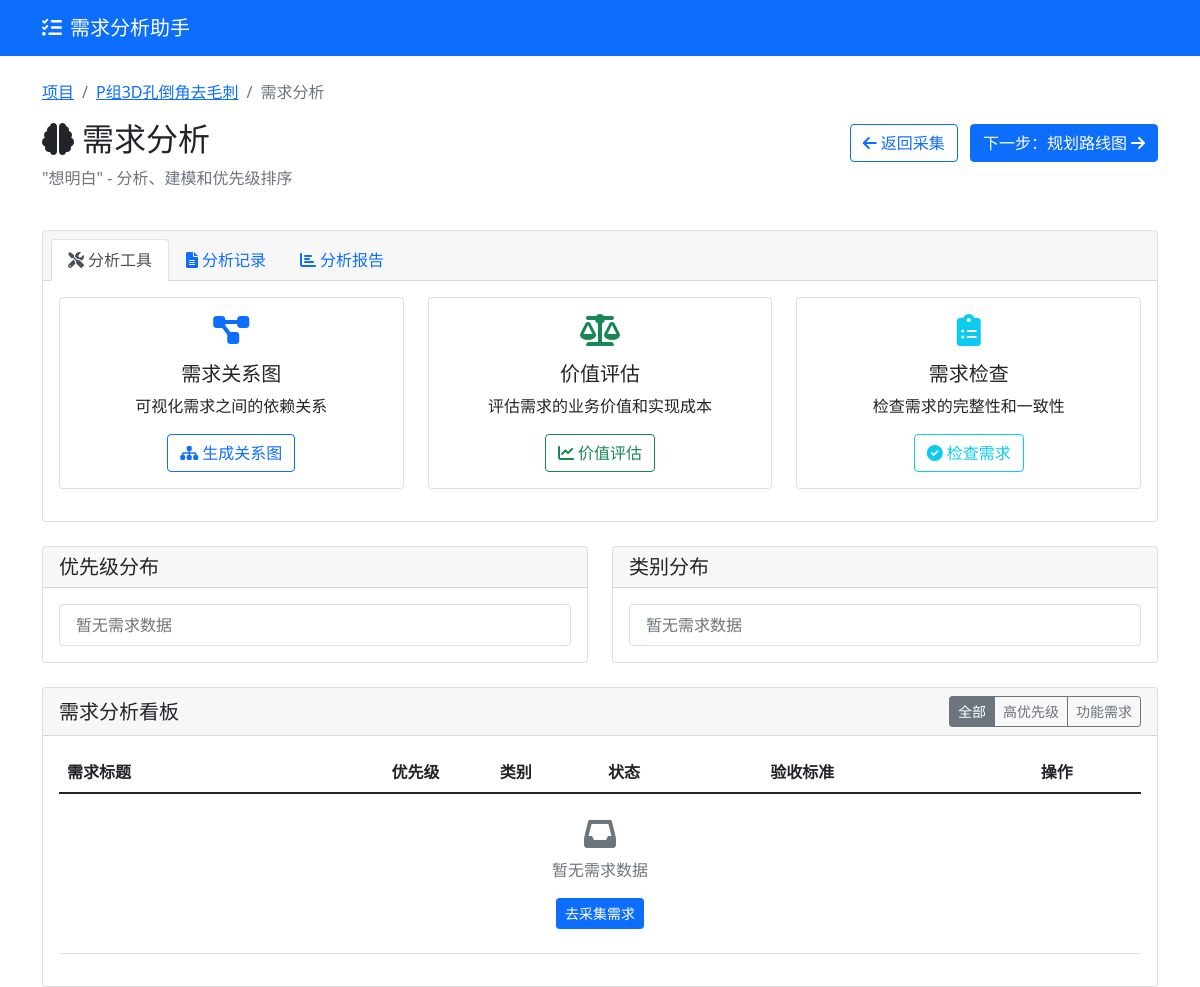
The app's page /project/1/analysis (signed in), older data.
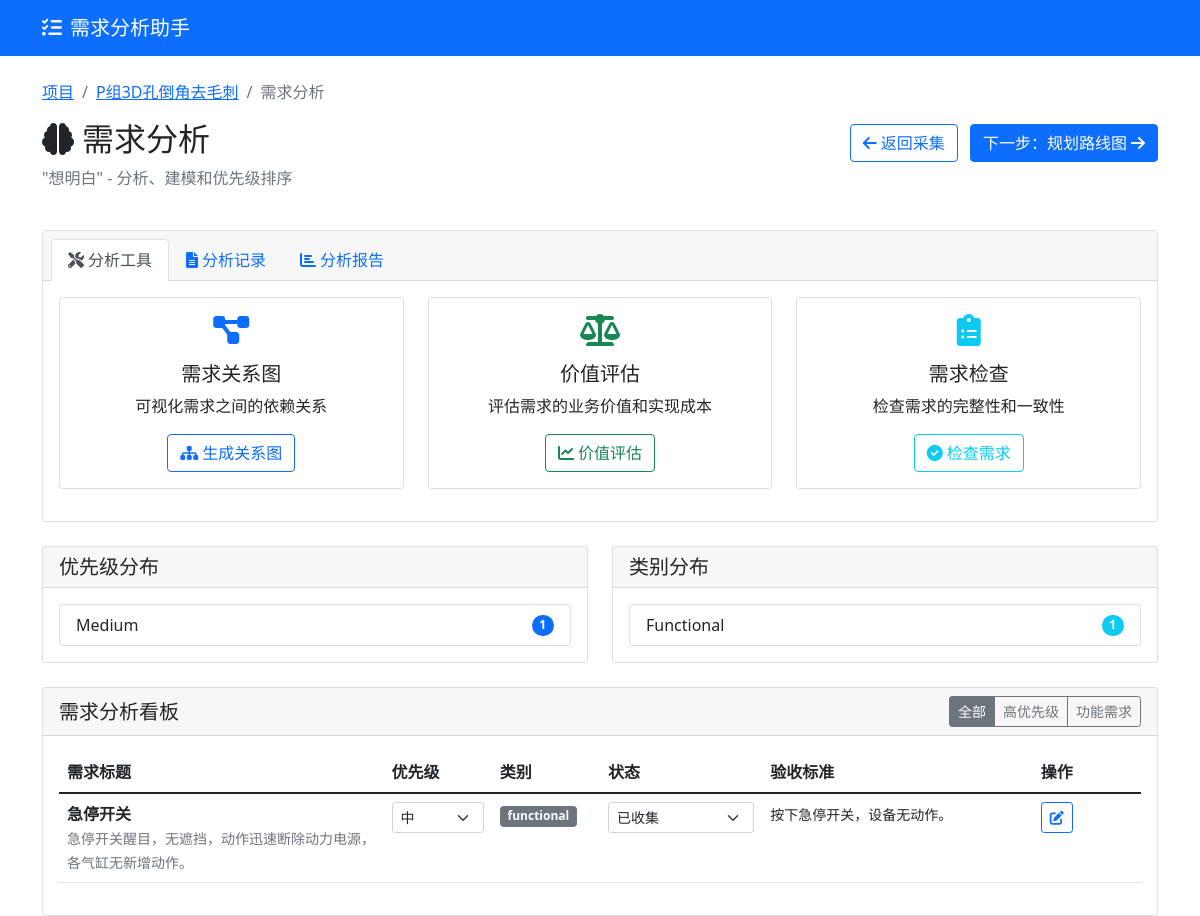
The same page, newer data.
### models.py (models this page shows)
class Project(db.Model):
    __tablename__ = 'projects'
    id = db.Column(db.Integer, primary_key=True)
    name = db.Column(db.String(100), nullable=False)
    description = db.Column(db.Text)
    created_at = db.Column(db.DateTime, default=datetime.utcnow)
    updated_at = db.Column(db.DateTime, default=datetime.utcnow, onupdate=datetime.utcnow)
    stakeholders = db.relationship('Stakeholder', backref='project', lazy=True, cascade='all, delete-orphan')
    requirements = db.relationship('Requirement', backref='project', lazy=True, cascade='all, delete-orphan')
    milestones = db.relationship('Milestone', backref='project', lazy=True, cascade='all, delete-orphan')

class Requirement(db.Model):
    __tablename__ = 'requirements'
    id = db.Column(db.Integer, primary_key=True)
    project_id = db.Column(db.Integer, db.ForeignKey('projects.id'), nullable=False)
    title = db.Column(db.String(200), nullable=False)
    description = db.Column(db.Text)
    source = db.Column(db.String(100))  # 需求来源
    category = db.Column(db.String(50))  # 需求类别
    priority = db.Column(db.String(20), default='medium')  # low, medium, high, critical
    status = db.Column(db.String(20), default='collected')  # collected, analyzing, confirmed, rejected, completed
    acceptance_criteria = db.Column(db.Text)  # 验收标准
    created_at = db.Column(db.DateTime, default=datetime.utcnow)
    updated_at = db.Column(db.DateTime, default=datetime.utcnow, onupdate=datetime.utcnow)
    estimated_business_value = db.Column(db.Integer, default=5)  # 预估业务价值 (1-10)
    estimated_user_value = db.Column(db.Integer, default=5)      # 预估用户价值 (1-10)
    estimated_technical_value = db.Column(db.Integer, default=5) # 预估技术价值 (1-10)
    estimated_effort = db.Column(db.Integer, default=5)          # 预估工作量 (1-10)
    estimated_roi = db.Column(db.Float, default=0.0)             # 预估ROI
    actual_business_value = db.Column(db.Integer, default=0)     # 实际业务价值 (1-10)
    actual_user_value = db.Column(db.Integer, default=0)         # 实际用户价值 (1-10)
    actual_technical_value = db.Column(db.Integer, default=0)    # 实际技术价值 (1-10)
    actual_effort = db.Column(db.Integer, default=0)             # 实际工作量 (1-10)
    actual_roi = db.Column(db.Float, default=0.0)                # 实际ROI
    value_assessor = db.Column(db.String(100))                   # 价值评估人
    value_assessment_date = db.Column(db.DateTime)               # 价值评估日期
    actual_value_assessor = db.Column(db.String(100))            # 实际价值评估人
    actual_value_assessment_date = db.Column(db.DateTime)        # 实际价值评估日期

### app.py (the view)
@app.route('/project/<int:project_id>/analysis')
@login_required
def requirement_analysis(project_id):
    project = Project.query.get_or_404(project_id)
    requirements = Requirement.query.filter_by(project_id=project_id).all()
    priority_stats = {}
    category_stats = {}
    for req in requirements:
        priority_stats[req.priority] = priority_stats.get(req.priority, 0) + 1
        category_stats[req.category] = category_stats.get(req.category, 0) + 1
    response = make_response(render_template('requirement_analysis.html',
                          project=project,
                          requirements=requirements,
                          priority_stats=priority_stats,
                          category_stats=category_stats))
    return response

### app.py (called while the page is built)
@app.after_request
def after_request(response):
    response.headers["Cache-Control"] = "no-cache, no-store, must-revalidate"
    response.headers["Pragma"] = "no-cache"
    response.headers["Expires"] = "0"
    return response

def login_required(f):
    @functools.wraps(f)
    def decorated_function(*args, **kwargs):
        if 'user_id' not in session:
            return jsonify({'success': False, 'error': '需要登录'}), 401
        return f(*args, **kwargs)
    return decorated_function

### templates/requirement_analysis.html (shortened to what this page needs)
{% extends "base.html" %}
{% block content %}
<div class="row mb-4">
    <div class="col-12">
        <nav aria-label="breadcrumb">
            <ol class="breadcrumb">
                <li class="breadcrumb-item"><a href="{{ url_for('index') }}">项目</a></li>
                <li class="breadcrumb-item"><a href="{{ url_for('project_detail', project_id=project.id) }}">{{ project.name }}</a></li>
                <li class="breadcrumb-item active">需求分析</li>
            </ol>
        </nav>
        <div class="d-flex justify-content-between align-items-center">
            <h2><i class="fas fa-brain me-2"></i>需求分析</h2>
            <div>
                <a href="{{ url_for('requirement_collection', project_id=project.id) }}" class="btn btn-outline-primary me-2">
                    <i class="fas fa-arrow-left me-1"></i>返回采集
                </a>
                <a href="{{ url_for('roadmap_planning', project_id=project.id) }}" class="btn btn-primary">
                    下一步：规划路线图<i class="fas fa-arrow-right ms-1"></i>
                </a>
            </div>
        </div>
        <p class="text-muted">"想明白" - 分析、建模和优先级排序</p>
    </div>
</div>
<div class="row mb-4">
    <div class="col-12">
        <div class="card">
            <div class="card-header">
                <ul class="nav nav-tabs card-header-tabs" id="analysisTabs" role="tablist">
                    <li class="nav-item" role="presentation">
                        <button class="nav-link active" id="tools-tab" data-bs-toggle="tab" data-bs-target="#tools" type="button" role="tab">
                            <i class="fas fa-tools me-1"></i>分析工具
                        </button>
                    </li>
                    <li class="nav-item" role="presentation">
                        <button class="nav-link" id="records-tab" data-bs-toggle="tab" data-bs-target="#records" type="button" role="tab">
                            <i class="fas fa-file-alt me-1"></i>分析记录
                        </button>
                    </li>
                    <li class="nav-item" role="presentation">
                        <button class="nav-link" id="reports-tab" data-bs-toggle="tab" data-bs-target="#reports" type="button" role="tab">
                            <i class="fas fa-chart-bar me-1"></i>分析报告
                        </button>
                    </li>
                </ul>
            </div>
            <div class="card-body">
                <div class="tab-content" id="analysisTabsContent">
                    <div class="tab-pane fade show active" id="tools" role="tabpanel">
                        <div class="row">
                            <div class="col-md-4 mb-3">
                                <div class="card h-100">
                                    <div class="card-body text-center">
                                        <i class="fas fa-project-diagram fa-2x text-primary mb-3"></i>
                                        <h5 class="card-title">需求关系图</h5>
                                        <p class="card-text">可视化需求之间的依赖关系</p>
                                        <button class="btn btn-outline-primary" onclick="generateDependencyGraph()">
                                            <i class="fas fa-sitemap me-1"></i>生成关系图
                                        </button>
                                    </div>
                                </div>
                            </div>
                            <div class="col-md-4 mb-3">
                                <div class="card h-100">
                                    <div class="card-body text-center">
                                        <i class="fas fa-balance-scale fa-2x text-success mb-3"></i>
                                        <h5 class="card-title">价值评估</h5>
                                        <p class="card-text">评估需求的业务价值和实现成本</p>
                                        <a href="{{ url_for('value_assessment', project_id=project.id) }}" class="btn btn-outline-success">
                                            <i class="fas fa-chart-line me-1"></i>价值评估
                                        </a>
                                    </div>
                                </div>
                            </div>
                            <div class="col-md-4 mb-3">
                                <div class="card h-100">
                                    <div class="card-body text-center">
                                        <i class="fas fa-clipboard-list fa-2x text-info mb-3"></i>
                                        <h5 class="card-title">需求检查</h5>
                                        <p class="card-text">检查需求的完整性和一致性</p>
                                        <button class="btn btn-outline-info" onclick="checkRequirements()">
                                            <i class="fas fa-check-circle me-1"></i>检查需求
                                        </button>
                                    </div>
                                </div>
                            </div>
                        </div>
                    </div>
                </div>
            </div>
        </div>
    </div>
</div>
<div class="row mb-4">
    <div class="col-md-6">
        <div class="card">
            <div class="card-header">
                <h5 class="mb-0">优先级分布</h5>
            </div>
            <div class="card-body">
                <ul class="list-group">
                    {% for priority, count in priority_stats.items() %}
                    <li class="list-group-item d-flex justify-content-between align-items-center">
                        {{ priority|title }}
                        <span class="badge bg-primary rounded-pill">{{ count }}</span>
                    </li>
                    {% else %}
                    <li class="list-group-item text-muted">暂无需求数据</li>
                    {% endfor %}
                </ul>
            </div>
        </div>
    </div>
    <div class="col-md-6">
        <div class="card">
            <div class="card-header">
                <h5 class="mb-0">类别分布</h5>
            </div>
            <div class="card-body">
                <ul class="list-group">
                    {% for category, count in category_stats.items() %}
                    <li class="list-group-item d-flex justify-content-between align-items-center">
                        {{ category|title }}
                        <span class="badge bg-info rounded-pill">{{ count }}</span>
                    </li>
                    {% else %}
                    <li class="list-group-item text-muted">暂无需求数据</li>
                    {% endfor %}
                </ul>
            </div>
        </div>
    </div>
</div>
<div class="row">
    <div class="col-12">
        <div class="card">
            <div class="card-header d-flex justify-content-between align-items-center">
                <h5 class="mb-0">需求分析看板</h5>
                <div class="btn-group">
                    <button class="btn btn-sm btn-outline-secondary active" onclick="filterRequirements('all')">全部</button>
                    <button class="btn btn-sm btn-outline-secondary" onclick="filterRequirements('high')">高优先级</button>
                    <button class="btn btn-sm btn-outline-secondary" onclick="filterRequirements('functional')">功能需求</button>
                </div>
            </div>
            <div class="card-body">
                <div class="table-responsive">
                    <table class="table table-hover">
                        <thead>
                            <tr>
                                <th width="30%">需求标题</th>
                                <th width="10%">优先级</th>
                                <th width="10%">类别</th>
                                <th width="15%">状态</th>
                                <th width="25%">验收标准</th>
                                <th width="10%">操作</th>
                            </tr>
                        </thead>
                        <tbody id="requirementsBody">
                            {% for requirement in requirements %}
                            <tr class="requirement-row" data-priority="{{ requirement.priority }}" data-category="{{ requirement.category }}">
                                <td>
                                    <strong>{{ requirement.title }}</strong>
                                    <br>
                                    <small class="text-muted">{{ requirement.description[:100] }}{% if requirement.description|length > 100 %}...{% endif %}</small>
                                </td>
                                <td>
                                    <select class="form-select form-select-sm" onchange="updateRequirementPriority({{ requirement.id }}, this.value)">
                                        <option value="medium" {% if requirement.priority == 'medium' %}selected{% endif %}>中</option>
                                    </select>
                                </td>
                                <td>
                                    <span class="badge bg-secondary">{{ requirement.category }}</span>
                                </td>
                                <td>
                                    <select class="form-select form-select-sm" onchange="updateRequirementStatus({{ requirement.id }}, this.value)">
                                        <option value="collected" {% if requirement.status == 'collected' %}selected{% endif %}>已收集</option>
                                    </select>
                                </td>
                                <td>
                                    <small>{{ requirement.acceptance_criteria[:80] or '暂无' }}{% if requirement.acceptance_criteria and requirement.acceptance_criteria|length > 80 %}...{% endif %}</small>
                                </td>
                                <td>
                                    <button class="btn btn-sm btn-outline-primary" onclick="viewRequirement({{ requirement.id }})">
                                        <i class="fas fa-edit"></i>
                                    </button>
                                </td>
                            </tr>
                            {% else %}
                            <tr>
                                <td colspan="6" class="text-center text-muted py-4">
                                    <i class="fas fa-inbox fa-2x mb-2"></i>
                                    <p>暂无需求数据</p>
                                    <a href="{{ url_for('requirement_collection', project_id=project.id) }}" class="btn btn-sm btn-primary">
                                        去采集需求
                                    </a>
                                </td>
                            </tr>
                            {% endfor %}
                        </tbody>
                    </table>
                </div>
            </div>
        </div>
    </div>
</div>
{% endblock %}
{% block scripts %}
<link href="https://cdn.jsdelivr.net/npm/vis-network@9.1.2/dist/vis-network.min.css" rel="stylesheet">
{% endblock %}

### templates/base.html (shortened to what this page needs)
<!DOCTYPE html>
<html lang="zh-CN">
<head>
    <link href="https://cdn.jsdelivr.net/npm/bootstrap@5.1.3/dist/css/bootstrap.min.css" rel="stylesheet">
    <link href="https://cdnjs.cloudflare.com/ajax/libs/font-awesome/6.0.0/css/all.min.css" rel="stylesheet">
    <link href="{{ url_for('static', filename='css/style.css') }}" rel="stylesheet">
</head>
<body>
    <nav class="navbar navbar-expand-lg navbar-dark bg-primary">
        <div class="container">
            <a class="navbar-brand" href="{{ url_for('index') }}">
                <i class="fas fa-tasks me-2"></i>需求分析助手
            </a>
        </div>
    </nav>
    <div class="container mt-4">
        {% block content %}{% endblock %}
    </div>
    {% block scripts %}{% endblock %}
</body>
</html>

Row changes from the older to the newer data that the page shows:
added Requirement: priority "Medium", count "1", category "Functional", title "急停开关", description "急停开关醒目，无遮挡，动作迅速断除动力电源，各气缸无新增动作。", priority+id "中", category "functional", status+id "已收集", acceptance_criteria "按下急停开关，设备无动作。"
Text that changed along with them:
text no longer shown: "暂无需求数据 暂无需求数据 暂无需求数据 去采集需求"
